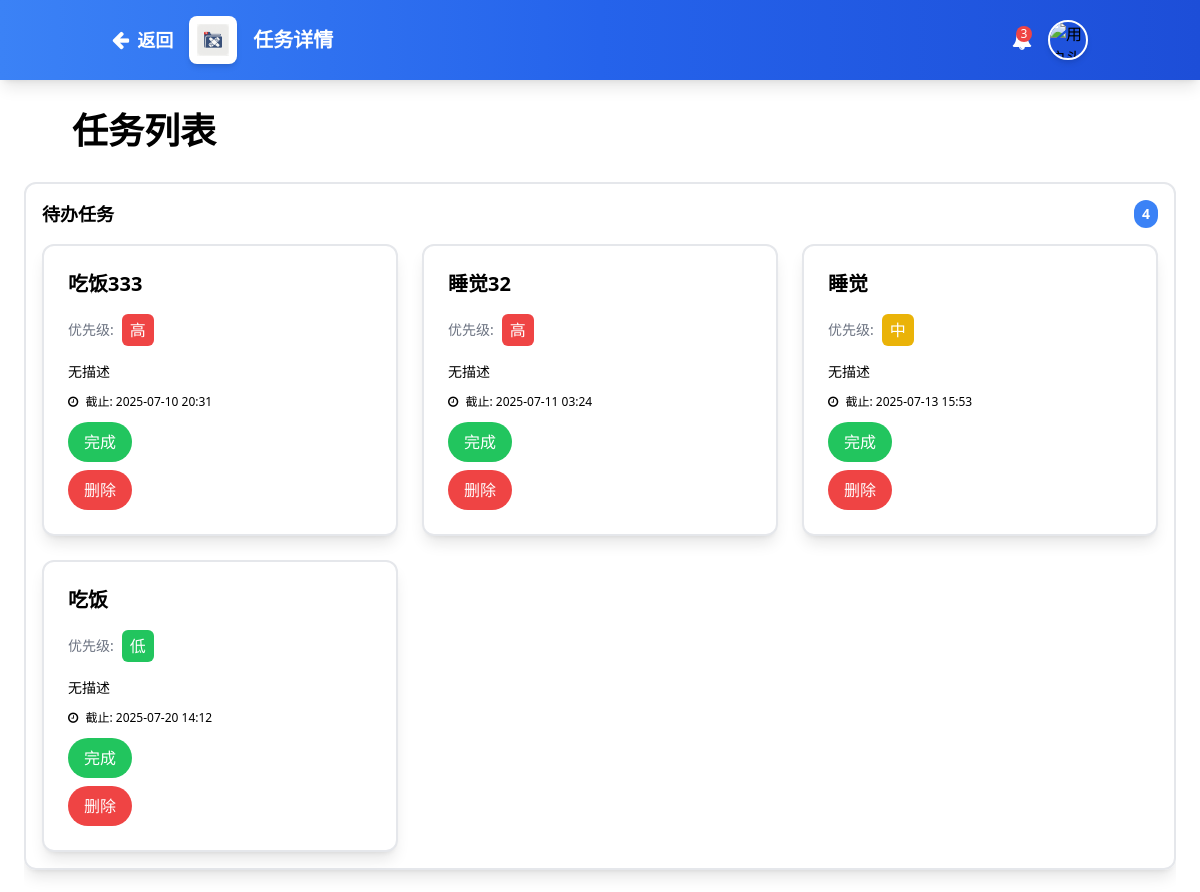
/task_detail/ (upper part), run on an earlier commit of the app's database.
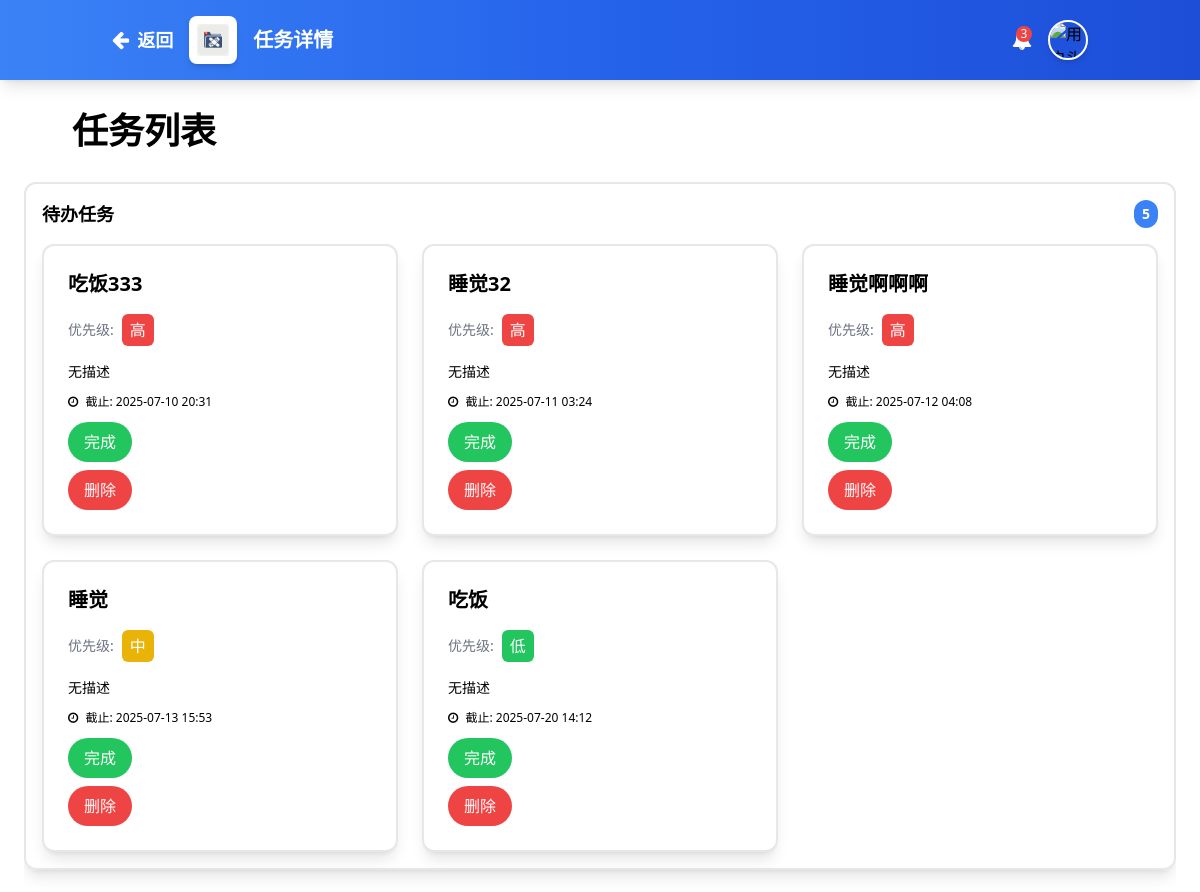
And on a later commit of the database.
### tasks/models.py (models this page shows, shortened)
class Task(models.Model):
    PRIORITY_CHOICES = [
        (1, '低'),
        (2, '中'),
        (3, '高'),
    ]
    name = models.CharField(max_length=200, verbose_name='任务名称')
    deadline = models.DateTimeField(verbose_name='截止日期')
    priority = models.IntegerField(choices=PRIORITY_CHOICES, default=2, verbose_name='重要级')
    created_at = models.DateTimeField(auto_now_add=True)
    updated_at = models.DateTimeField(auto_now=True)
    is_completed = models.BooleanField(default=False, verbose_name='是否完成')
    completed_at = models.DateTimeField(null=True, blank=True, verbose_name='完成时间')
    class Meta:
        ordering = ['deadline']
        verbose_name = '任务'
        verbose_name_plural = '任务'

### tasks/views.py (the view)
# urls.py: path('task_detail/', views.task_detail, name='task_detail'),
def task_detail(request):
    now = timezone.now()
    pending_tasks = Task.objects.filter(is_completed=False, deadline__gte=now)
    overdue_tasks = Task.objects.filter(is_completed=False, deadline__lt=now).order_by('deadline')
    completed_tasks = Task.objects.filter(is_completed=True).order_by('-completed_at')
    for task in pending_tasks:
        if isinstance(task.deadline, str):
            task.deadline = timezone.make_aware(datetime.strptime(task.deadline, '%Y-%m-%d %H:%M'))
    for task in overdue_tasks:
        if isinstance(task.deadline, str):
            task.deadline = timezone.make_aware(datetime.strptime(task.deadline, '%Y-%m-%d %H:%M'))
    for task in completed_tasks:
        if isinstance(task.deadline, str):
            task.deadline = timezone.make_aware(datetime.strptime(task.deadline, '%Y-%m-%d %H:%M'))
    return render(request, 'task_detail.html', {
        'pending_tasks': pending_tasks,
        'overdue_tasks': overdue_tasks,
        'completed_tasks': completed_tasks,
    })

### tasks/templates/task_detail.html (shortened to what the changed rows need)
{% load static %}
<!DOCTYPE html>
<html lang="zh-CN">
<head>
    <script src="https://cdn.tailwindcss.com"></script>
    <link href="https://cdn.jsdelivr.net/npm/font-awesome@4.7.0/css/font-awesome.min.css" rel="stylesheet">
</head>
<body class="font-inter bg-light-2 text-dark min-h-screen flex flex-col">
    <header class="bg-gradient-to-r from-blue-500 via-blue-600 to-blue-700 shadow-lg z-30 relative">
    <div class="container mx-auto px-6 py-4 flex items-center justify-between">
        <div class="flex items-center space-x-4">
            <h1 class="text-xl font-bold text-white">任务详情</h1>
        </div>
    </div>
</header>
    <main class="flex-1 p-6 bg-light-2">
        <div class="max-w-7xl mx-auto">
            <div class="flex items-center mb-6">
                <h2 class="text-[clamp(1.5rem,3vw,2.5rem)] font-bold text-dark">任务列表</h2>
            </div>
            <div class="task-list-container">
                <div class="mb-6 border-2 border-light-2 rounded-xl shadow-lg hover:shadow-2xl transition-shadow p-4">
                    <h3 class="text-lg font-semibold text-dark mb-4 flex justify-between items-center">
                        <span>待办任务</span>
                        <span class="bg-blue-500 text-white px-2 py-1 rounded-full text-sm">{{ pending_tasks|length }}</span>
                    </h3>
                    <div class="grid grid-cols-1 sm:grid-cols-2 lg:grid-cols-3 gap-6">
                        {% for task in pending_tasks %}
                        <div class="bg-white rounded-xl p-6 shadow-lg hover:shadow-xl transition-shadow border-2 border-primary">
                            <h3 class="text-xl font-semibold text-dark mb-4">{{ task.name }}</h3>
                            <div class="flex items-center space-x-2 mb-4">
                                <span class="text-sm text-gray-500">优先级:</span>
                                {% if task.priority == 3 %}
                                    <span class="px-2 py-1 rounded-md text-white bg-red-500">高</span>
                                {% elif task.priority == 2 %}
                                    <span class="px-2 py-1 rounded-md text-white bg-yellow-500">中</span>
                                {% else %}
                                    <span class="px-2 py-1 rounded-md text-white bg-green-500">低</span>
                                {% endif %}
                            </div>
                            <p class="text-sm text-dark-3 mb-3 line-clamp-3">{{ task.description|default:"无描述" }}</p>
                            <div class="text-xs text-dark-3 mb-3">
                                <i class="fa fa-clock-o mr-1"></i> 截止: {{ task.deadline|date:"Y-m-d H:i" }}
                            </div>
                            <form method="POST" action="{% url 'complete_task' task.pk %}">
                                <button type="submit" class="bg-green-500 text-white px-4 py-2 rounded-full">
                                    完成
                                </button>
                            </form>
                            <form method="POST" action="{% url 'delete_task' task.pk %}">
                                <button type="submit" class="bg-red-500 text-white px-4 py-2 rounded-full mt-2">
                                    删除
                                </button>
                            </form>
                        </div>
                        {% empty %}
                        <div class="text-center py-10 text-dark-3">
                            <i class="fa fa-inbox text-3xl mb-2 opacity-50"></i>
                            <p>暂无待办任务</p>
                        </div>
                        {% endfor %}
                    </div>
                </div>
            </div>
        </div>
    </main>
</body>
</html>

What changed in the data, as far as the page shows it:
added Task: name "睡觉啊啊啊", priority "高", description "无描述", deadline "2025-07-12 04:08"
Also different on the page:
{{ pending_tasks|length }}: "4" → "5"
